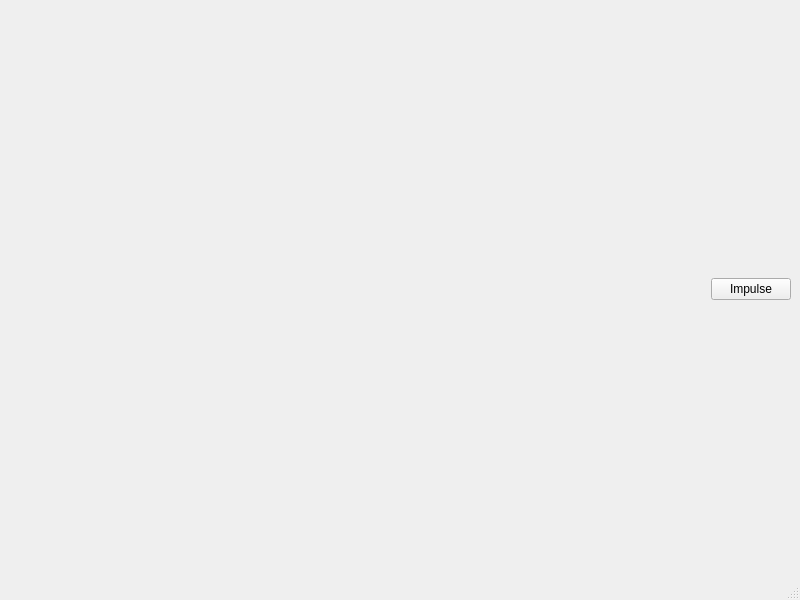
<?xml version="1.0" encoding="UTF-8"?>
<ui version="4.0">
 <class>MainWindow</class>
 <widget class="QMainWindow" name="MainWindow">
  <property name="geometry">
   <rect>
    <x>0</x>
    <y>0</y>
    <width>800</width>
    <height>600</height>
   </rect>
  </property>
  <property name="windowTitle">
   <string>MainWindow</string>
  </property>
  <widget class="QWidget" name="centralwidget">
   <layout class="QHBoxLayout" name="horizontalLayout">
    <item>
     <widget class="QWidget" name="mplwidnow" native="true">
      <property name="sizePolicy">
       <sizepolicy hsizetype="Expanding" vsizetype="Preferred">
        <horstretch>0</horstretch>
        <verstretch>0</verstretch>
       </sizepolicy>
      </property>
      <layout class="QVBoxLayout" name="mplvl"/>
     </widget>
    </item>
    <item>
     <widget class="QPushButton" name="pushButton">
      <property name="text">
       <string>Impulse</string>
      </property>
     </widget>
    </item>
   </layout>
  </widget>
  <widget class="QMenuBar" name="menubar">
   <property name="geometry">
    <rect>
     <x>0</x>
     <y>0</y>
     <width>800</width>
     <height>21</height>
    </rect>
   </property>
  </widget>
  <widget class="QStatusBar" name="statusbar"/>
 </widget>
 <resources/>
 <connections/>
</ui>
